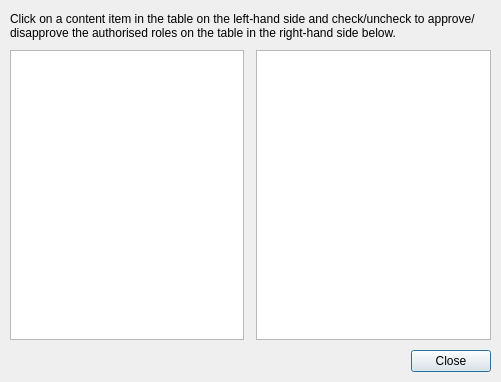
<?xml version="1.0" encoding="UTF-8"?>
<ui version="4.0">
 <class>frmContentAuth</class>
 <widget class="QDialog" name="frmContentAuth">
  <property name="geometry">
   <rect>
    <x>0</x>
    <y>0</y>
    <width>501</width>
    <height>382</height>
   </rect>
  </property>
  <property name="windowTitle">
   <string>Content Authorization</string>
  </property>
  <layout class="QGridLayout" name="gridLayout">
   <property name="leftMargin">
    <number>10</number>
   </property>
   <property name="topMargin">
    <number>12</number>
   </property>
   <property name="rightMargin">
    <number>10</number>
   </property>
   <property name="bottomMargin">
    <number>10</number>
   </property>
   <property name="horizontalSpacing">
    <number>12</number>
   </property>
   <property name="verticalSpacing">
    <number>10</number>
   </property>
   <item row="0" column="0" colspan="2">
    <widget class="QLabel" name="label">
     <property name="text">
      <string>&lt;html&gt;&lt;head/&gt;&lt;body&gt;&lt;p&gt;Click on a content item in the table on the left-hand side and check/uncheck to approve/disapprove the authorised roles on the table in the right-hand side below.&lt;/p&gt;&lt;/body&gt;&lt;/html&gt;</string>
     </property>
     <property name="wordWrap">
      <bool>true</bool>
     </property>
    </widget>
   </item>
   <item row="1" column="0">
    <widget class="QListView" name="lstContent">
     <property name="editTriggers">
      <set>QAbstractItemView::NoEditTriggers</set>
     </property>
     <property name="selectionBehavior">
      <enum>QAbstractItemView::SelectRows</enum>
     </property>
    </widget>
   </item>
   <item row="1" column="1">
    <widget class="QListView" name="lstRoles">
     <property name="editTriggers">
      <set>QAbstractItemView::NoEditTriggers</set>
     </property>
     <property name="selectionBehavior">
      <enum>QAbstractItemView::SelectRows</enum>
     </property>
    </widget>
   </item>
   <item row="2" column="0" colspan="2">
    <widget class="QDialogButtonBox" name="buttonBox">
     <property name="orientation">
      <enum>Qt::Horizontal</enum>
     </property>
     <property name="standardButtons">
      <set>QDialogButtonBox::Close</set>
     </property>
    </widget>
   </item>
  </layout>
 </widget>
 <resources/>
 <connections>
  <connection>
   <sender>buttonBox</sender>
   <signal>rejected()</signal>
   <receiver>frmContentAuth</receiver>
   <slot>reject()</slot>
   <hints>
    <hint type="sourcelabel">
     <x>316</x>
     <y>260</y>
    </hint>
    <hint type="destinationlabel">
     <x>286</x>
     <y>274</y>
    </hint>
   </hints>
  </connection>
 </connections>
</ui>
